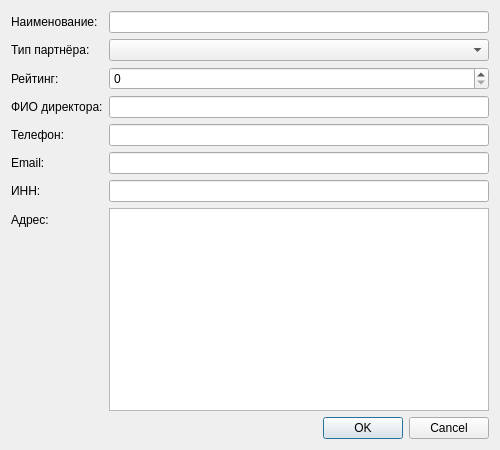
<?xml version="1.0" encoding="UTF-8"?>
<ui version="4.0">
 <class>PartnerEditDialog</class>
 <widget class="QDialog" name="PartnerEditDialog">
  <property name="geometry">
   <rect>
    <x>0</x>
    <y>0</y>
    <width>500</width>
    <height>450</height>
   </rect>
  </property>
  <property name="windowTitle">
   <string>Партнёр</string>
  </property>
  <layout class="QVBoxLayout" name="verticalLayout">

   <item>
    <layout class="QFormLayout" name="formLayout">
     <!-- Наименование -->
     <item row="0" column="0">
      <widget class="QLabel" name="labelName">
       <property name="text">
        <string>Наименование:</string>
       </property>
      </widget>
     </item>
     <item row="0" column="1">
      <widget class="QLineEdit" name="lineName"/>
     </item>

     <!-- Тип партнёра -->
     <item row="1" column="0">
      <widget class="QLabel" name="labelType">
       <property name="text">
        <string>Тип партнёра:</string>
       </property>
      </widget>
     </item>
     <item row="1" column="1">
      <widget class="QComboBox" name="comboType"/>
     </item>

     <!-- Рейтинг -->
     <item row="2" column="0">
      <widget class="QLabel" name="labelRating">
       <property name="text">
        <string>Рейтинг:</string>
       </property>
      </widget>
     </item>
     <item row="2" column="1">
      <widget class="QSpinBox" name="spinRating">
       <property name="minimum">
        <number>0</number>
       </property>
       <property name="maximum">
        <number>100</number>
       </property>
      </widget>
     </item>

     <!-- Директор -->
     <item row="3" column="0">
      <widget class="QLabel" name="labelDirector">
       <property name="text">
        <string>ФИО директора:</string>
       </property>
      </widget>
     </item>
     <item row="3" column="1">
      <widget class="QLineEdit" name="lineDirector"/>
     </item>

     <!-- Телефон -->
     <item row="4" column="0">
      <widget class="QLabel" name="labelPhone">
       <property name="text">
        <string>Телефон:</string>
       </property>
      </widget>
     </item>
     <item row="4" column="1">
      <widget class="QLineEdit" name="linePhone"/>
     </item>

     <!-- Email -->
     <item row="5" column="0">
      <widget class="QLabel" name="labelEmail">
       <property name="text">
        <string>Email:</string>
       </property>
      </widget>
     </item>
     <item row="5" column="1">
      <widget class="QLineEdit" name="lineEmail"/>
     </item>

     <!-- ИНН -->
     <item row="6" column="0">
      <widget class="QLabel" name="labelInn">
       <property name="text">
        <string>ИНН:</string>
       </property>
      </widget>
     </item>
     <item row="6" column="1">
      <widget class="QLineEdit" name="lineInn"/>
     </item>

     <!-- Адрес -->
     <item row="7" column="0">
      <widget class="QLabel" name="labelAddress">
       <property name="text">
        <string>Адрес:</string>
       </property>
      </widget>
     </item>
     <item row="7" column="1">
      <widget class="QTextEdit" name="textAddress"/>
     </item>

    </layout>
   </item>

   <!-- Кнопки OK / Cancel -->
   <item>
    <widget class="QDialogButtonBox" name="buttonBox">
     <property name="orientation">
      <enum>Qt::Horizontal</enum>
     </property>
     <property name="standardButtons">
      <set>QDialogButtonBox::Cancel|QDialogButtonBox::Ok</set>
     </property>
    </widget>
   </item>

  </layout>
 </widget>
 <resources/>
 <connections>
  <connection>
   <sender>buttonBox</sender>
   <signal>accepted()</signal>
   <receiver>PartnerEditDialog</receiver>
   <slot>accept()</slot>
   <hints>
    <hint type="sourcelabel">
     <x>248</x>
     <y>404</y>
    </hint>
    <hint type="destinationlabel">
     <x>248</x>
     <y>224</y>
    </hint>
   </hints>
  </connection>
  <connection>
   <sender>buttonBox</sender>
   <signal>rejected()</signal>
   <receiver>PartnerEditDialog</receiver>
   <slot>reject()</slot>
   <hints>
    <hint type="sourcelabel">
     <x>316</x>
     <y>404</y>
    </hint>
    <hint type="destinationlabel">
     <x>316</x>
     <y>224</y>
    </hint>
   </hints>
  </connection>
 </connections>
</ui>
